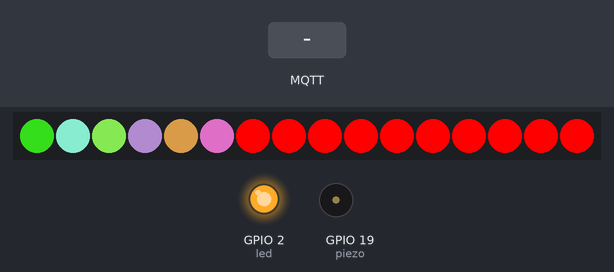
A sketch run on a simulated ESP32. Parts: 16 RGB LEDs in strip order, left to right, output pins drawn as LEDs (lit = HIGH), buzzer (waves = sounding). The inputs (shaded band) are chosen by the test bench. WiFi joins after 1.5 s; servers stay silent unless stated; random numbers use the default seed unless the sketch sets one; no MQTT or app messages arrive unless stated; what the sketch prints to the serial monitor is not drawn.

Above: at 2.7 s.
2.8 s: MQTT message "0" arrives on the first subscribed topic
At 3.33 s:
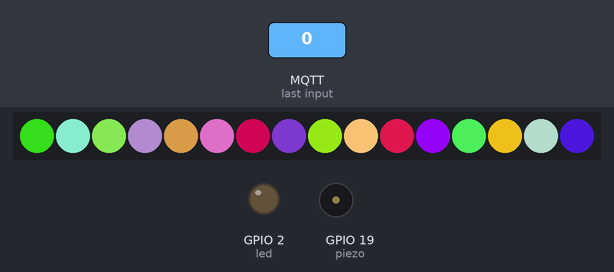
At 4.11 s:
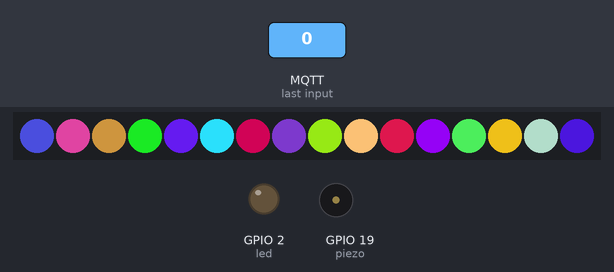
4.6 s: MQTT message "s" arrives on the first subscribed topic
At 19.6 s:
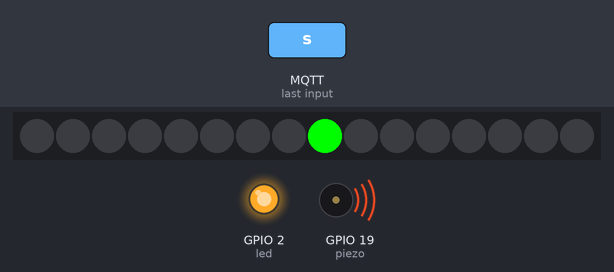
Timing chart, 0 to 22.8 s (numbered marks = the images above; inputs shaded):
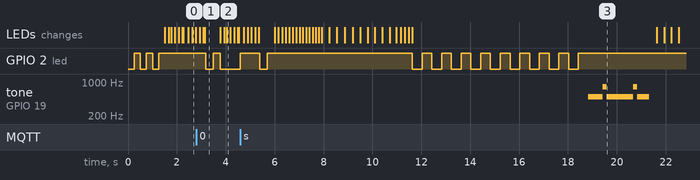

Measured:
- after the input at 2.8 s, GPIO 2 (led): HIGH → LOW after 0.38 s, → HIGH 0.30 s later, → LOW 0.30 s later, → HIGH 0.81 s later
- after the input at 4.6 s, GPIO 2 (led): goes LOW 0.30 s, HIGH 5.9 s, 8 × (LOW 0.40 s, HIGH 0.40 s), LOW 0.40 s, then HIGH, starting after 0.80 s; tone on GPIO 19 (piezo): plays 500 Hz for 0.60 s, 800 Hz for 0.15 s, 500 Hz for 1.1 s, 800 Hz for 0.15 s, 500 Hz for 0.50 s, starting after 14.2 s

The sketch:

fortune_wheel.ino
```cpp
#include <Adafruit_NeoPixel.h>
#include <WiFi.h>
#include <PubSubClient.h>
#define led 2
#define PIN 4 // Pin connected to Neopixel strip
#define NUMPIXELS 16 // Number of Neopixels in the strip
#define BUTTON 2 // Pin connected to the button
#define DELAY_TIME 100 // Delay time in milliseconds for the animation
#define piezo 19
int won_message_timer = 0;
Adafruit_NeoPixel pixels = Adafruit_NeoPixel(NUMPIXELS, PIN, NEO_GRB + NEO_KHZ800);

const char* ssid = "connect";
const char* ssid_1 = "Vendi_2.4GH";
const char* ssid_2= "A26_5g";
const char* password = "91489148";
const char* password_1 = "Vendi@123";
const char* password_2 = "9833471993";
const char* topic1 = "sector17/nsg";
const char* topic2 = "sector17/name";

const char* mqtt_server = "91.121.93.94";  // test.mosquitto.org

WiFiClient espClient;

PubSubClient client(espClient);
unsigned long lastMsg = 0;
#define MSG_BUFFER_SIZE	(50)
char msg[MSG_BUFFER_SIZE];
int value = 0;


void callback(char* topic, byte* payload, unsigned int length) {
  Serial.print("Message arrived [");
  Serial.print(topic);
  Serial.print("] ");
    digitalWrite(led, LOW);
    delay(300);
    digitalWrite(led, HIGH);
    delay(300);
  for (int i = 0; i < length; i++) {
    Serial.print((char)payload[i]);
  }
  Serial.println();

  // Switch on the LED if an 1 was received as first character
  if ((char)payload[0] == '0') {
    digitalWrite(2, LOW);
     Serial.print("Led in off");
  }
  if ((char)payload[0] == '1') {
    digitalWrite(2, HIGH);  // Turn the LED off by making the voltage HIGH
    Serial.println("Led is on");
  }
  if ((char)payload[0] == 's') {
    Serial.println("Got the trigger");
    fortune();

  }
}

void reconnect() {
  // Loop until we're reconnected
  while (!client.connected()) {
    Serial.print("Attempting MQTT connection...");
      for (int i = 0; i < NUMPIXELS; i++)
  {
     pixels.setPixelColor(i, pixels.Color(255,0,0)); // Blue color for the current pixel
     pixels.show();
      delay(50);
  }

    // Create a random client ID
    String clientId = "ESP8266Client-";
    clientId += String(random(0xffff), HEX);
    // Attempt to connect
    if (client.connect(clientId.c_str())) {
      Serial.println("connected");
      // Once connected, publish an announcement...
      client.publish("sector17/msg", "MQTT Server is Connected");
      // ... and resubscribe
      client.subscribe("sector17/nsg");
      client.subscribe("sector17/nsg");
    } else {
      Serial.print("failed, rc=");
      Serial.print(client.state());
      Serial.println(" try again in 5 seconds");
      // Wait 5 seconds before retrying
      delay(5000);
        for (int i = 0; i < NUMPIXELS; i++)
  {
     pixels.setPixelColor(i, pixels.Color(0,0,0)); // Blue color for the current pixel
     pixels.show();
      delay(50);
  }

    }
  }
}


void setup() {
  pinMode(2, OUTPUT);
  Serial.begin(115200);
  wifi();
  client.setServer(mqtt_server, 1883);
  client.setCallback(callback);
  pinMode(BUTTON, INPUT_PULLUP);
  pinMode(piezo, OUTPUT);
  pinMode(led, OUTPUT);
  pixels.begin();
  pixels.setBrightness(250); // Adjust brightness here

}

void loop() {

  if(WiFi.status() != WL_CONNECTED)
  {
    wifi();
    for (int i = 0; i < NUMPIXELS; i++)
  {
     pixels.setPixelColor(i, pixels.Color(0, 255, 0)); // Blue color for the current pixel
     pixels.show();
      delay(50);
  }

  }
   if(WiFi.status() == WL_CONNECTED){
     digitalWrite(led, HIGH);
   }

  if (!client.connected()) {
    reconnect();
  }

  client.loop();

//  unsigned long now = millis();
//   if (now - lastMsg > 2000) {
//     lastMsg = now;
//   //  value = analogRead(A0)*0.32;
//      value = millis();
//     snprintf (msg, MSG_BUFFER_SIZE, "Temperature is :%ld", value);
//     Serial.print("Publish message: ");
//     Serial.println(msg);
//     //client.publish("device9148/temp", "ping");
//     client.publish("device9148/temp", msg);
  static uint8_t wheelPos = 0; // Starting position of the wheel
  static uint8_t lastButtonState = HIGH; // Initial button state
  static uint8_t lastWheelPos = 0; // Last wheel position
  static uint8_t spinCounter = 0; // Spin counter
  won_message_timer = 0;
  for (int i = 0; i < NUMPIXELS; i++)
  {
     pixels.setPixelColor(i, pixels.Color(random(0,255), random(0,255), random(0,255))); // Blue color for the current pixel
     pixels.show();
      delay(50);
  }
}


void wifi()
{
  int count = 0;
  // WiFi.begin(ssid, password);
   WiFi.begin("Wokwi-GUEST", "", 6);
  Serial.println("Connecting");

  while(WiFi.status() != WL_CONNECTED) {

    digitalWrite(led, LOW);
    delay(250);
    Serial.print(".");
    digitalWrite(led, HIGH);
    delay(250);
    count+=1;
    if(count == 15){
  WiFi.begin(ssid_1, password_1);
  Serial.println("Connecting");
  }
    if(count == 30){
  WiFi.begin(ssid_2, password_2);
  Serial.println("Connecting");
  }
    if(count == 45){
    count = 0;
  }
  }
  Serial.println("");
  Serial.print("Connected to WiFi network with IP Address: ");
  Serial.println(WiFi.localIP());
  Serial.print("Connected With: ");
  Serial.println(WiFi.SSID());
  Serial.print("MAC address: ");
  Serial.println(WiFi.macAddress());
  Serial.print("RSSI Value is: ");
  Serial.println(WiFi.RSSI());
}

void buzz()
{
  for(uint8_t nLoop = 0;nLoop < 2;nLoop ++)
         {
  tone(piezo,500,200);
  delay(200);
  tone(piezo,500,200);
  delay(200);
  tone(piezo,500,200);
  delay(200);
  tone(piezo,800,150);
  delay(150);
  tone(piezo,500,500);
  delay(500);
}
}


void fortune()
{
  static uint8_t wheelPos = 0; // Starting position of the wheel
  static uint8_t lastButtonState = HIGH; // Initial button state
  static uint8_t lastWheelPos = 0; // Last wheel position
  static uint8_t spinCounter = 0; // Spin counter

    int spins = random(5, 20); // Random number of spins
    uint8_t winningPos = random(NUMPIXELS); // Random winning position
    uint8_t targetPos = winningPos + spins * NUMPIXELS; // Target position after spinning
    for (int i = 0; i < spins * NUMPIXELS; i++) {
      uint8_t speed = map(i, 0, spins * NUMPIXELS - 1, 50, 10); // Gradually reduce the delay time
      pixels.setPixelColor(wheelPos, pixels.Color(0, 0, 255)); // Blue color for the current pixel
      pixels.show();
      delay(speed);
      pixels.setPixelColor(wheelPos, pixels.Color(0, 0, 0)); // Turn off the current pixel
      wheelPos++;
      if (wheelPos == NUMPIXELS) {
        wheelPos = 0;
      }
    }

    spinCounter = 0; // Reset the spin counter
    while (wheelPos != winningPos) { // Gradually slow down and stop at the winning position
      spinCounter++;
      uint8_t speed = map(spinCounter, 0, 20, 100, 20);
      pixels.setPixelColor(wheelPos, pixels.Color(0, 0, 255)); // Blue color for the current pixel

      pixels.show();
      delay(speed);
      pixels.setPixelColor(wheelPos, pixels.Color(0, 0, 0)); // Turn off the current pixel
      wheelPos++;
      if (wheelPos == NUMPIXELS) {
        wheelPos = 0;
      }
    }

    for (int i = 0; i < 2 * NUMPIXELS; i++) { // Blink the winning position for 5 seconds
      pixels.setPixelColor(winningPos, pixels.Color(0, 255, 0)); // Yellow color for the winning pixel
      pixels.show();
      while(won_message_timer == 0){
      won_message_timer++;
      Serial.print("You won : ");
      Serial.println(wheelPos);
       value = wheelPos;
        snprintf (msg, MSG_BUFFER_SIZE, "%ld", value);
        Serial.print("Publish message: ");
        Serial.println(msg);
        client.publish("sector17/msg", msg);
      for (int i = 0; i <= value; i++)
      {
    digitalWrite(led, LOW);
    delay(400);
    digitalWrite(led, HIGH);
    delay(400);
      }
        buzz();
      }
      delay(DELAY_TIME);
      pixels.setPixelColor(winningPos, pixels.Color(0, 0, 0)); // Turn off the winning pixel
      pixels.show();
      delay(DELAY_TIME);
    }
  }
```
